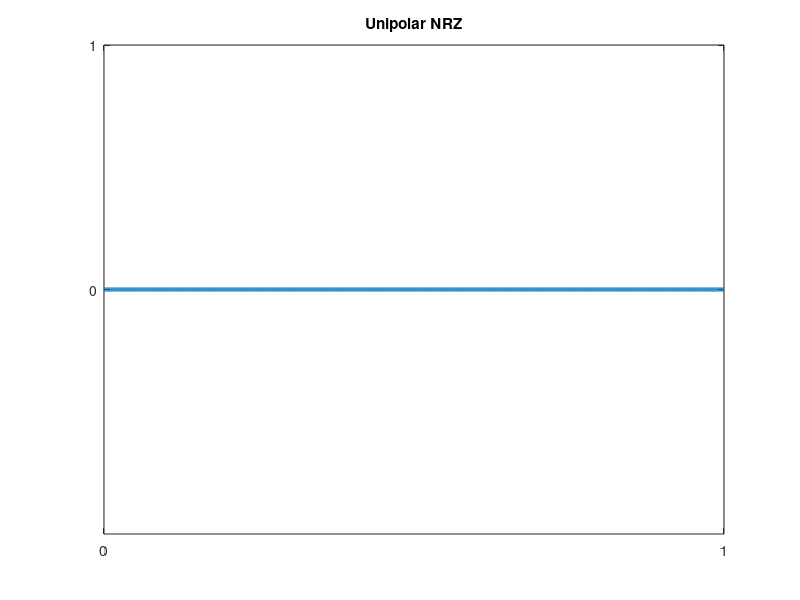

Source code (MATLAB):
bits = input('Enter input sequence:');
bitrate = 1;
n = 1000;
len = length(bits);
T = length(bits)/bitrate;
N = n*len;
dt = T/N;
t = 0:dt:T;
x = zeros(1,length(t));

for i=1:length(bits)
  if bits(i)==1
    x((i-1)*n+1:i*n) = 1;
  end
end
plot(t, x, 'Linewidth', 3);
xticks([0:len])
yticks([0: 1])
grid on
title('Unipolar NRZ');